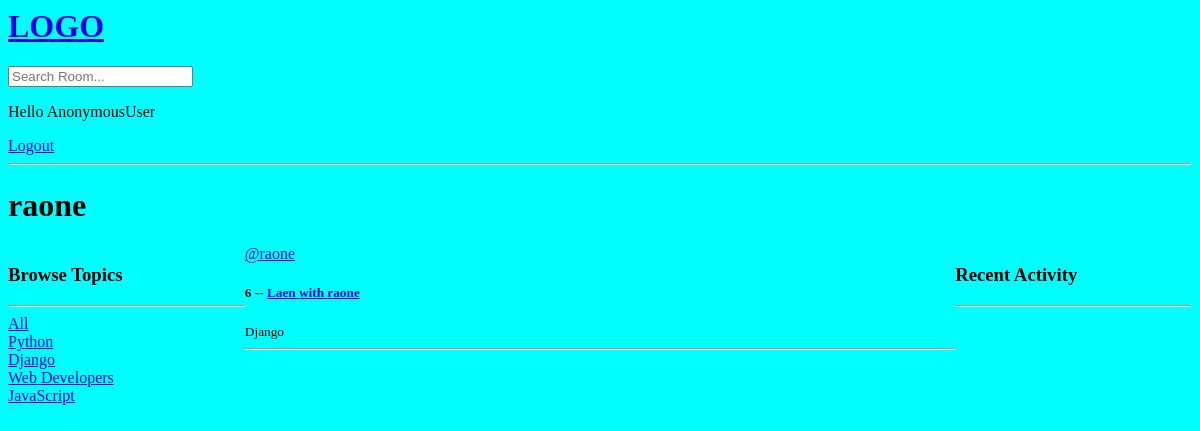
/profile/3/, run on an earlier commit of the app's database.
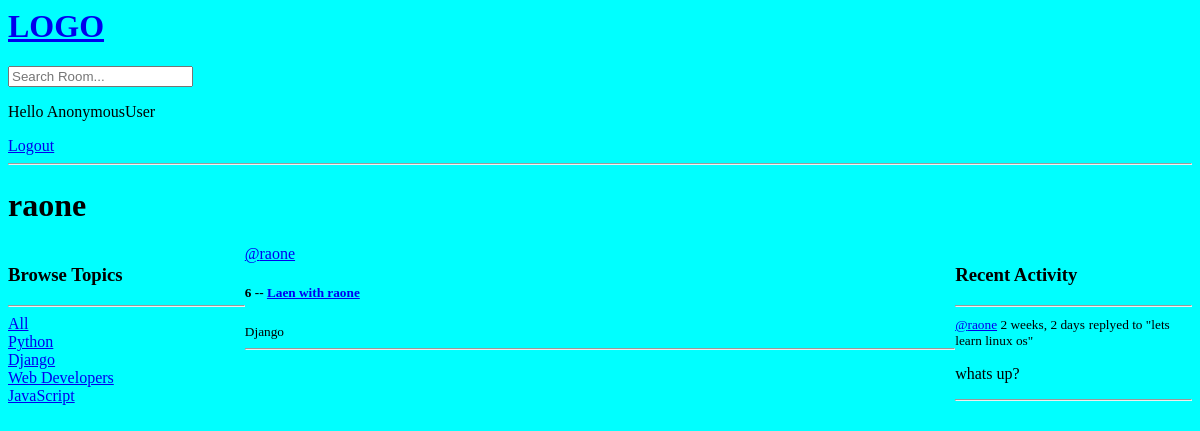
And on a later commit of the database.
### base/models.py (models this page shows, shortened)
class Topic(models.Model):
    name = models.CharField(max_length=200)

class Room(models.Model):
    host = models.ForeignKey(User, on_delete=models.SET_NULL, null=True)
    topic = models.ForeignKey(Topic, on_delete=models.SET_NULL, null=True)
    name = models.CharField(max_length=200)
    description = models.TextField(null=True, blank=True)
    participants = models.ManyToManyField(User, related_name='participants', blank=True)
    updated = models.DateTimeField(auto_now=True)
    created = models.DateTimeField(auto_now_add=True)
    class Meta:
        ordering = ['-updated', '-created']
    def __str__(self):
        return self.name

class Message(models.Model):
    user = models.ForeignKey(User, on_delete=models.CASCADE)
    room = models.ForeignKey(Room, on_delete=models.CASCADE)
    body = models.TextField()
    updated = models.DateTimeField(auto_now=True)
    created = models.DateTimeField(auto_now_add=True)
    class Meta:
        ordering = ['-updated', '-created']
    def __str__(self):
        return self.body[0:50]

### base/views.py (the view)
# urls.py: path('profile/<str:pk>/', views.userProfile, name='user-profile'),
def userProfile(request, pk):
    user = User.objects.get(id=pk)
    rooms = user.room_set.all()
    room_messages = user.message_set.all()
    topics = Topic.objects.all()
    context = {'user':user, 'rooms':rooms, 'room_messages':room_messages, 'topics':topics}
    return render(request, 'base/profile.html', context)

### base/templates/base/profile.html (shortened to what this page needs)
{% extends 'main.html' %}
{% block content %}
<h1>{{user.username}}</h1>
<div class="profile-container">
    <div>
        {% include 'base/topic_component.html' %}
    </div>
    <div>
        {% include 'base/feed_component.html' %}
    </div>
    <div>
        {% include 'base/activity_component.html' %}
    </div>
</div>
{% endblock content %}

### base/templates/base/topic_component.html
<h3>Browse Topics</h3>
<hr>
<div>
    <a href="{% url 'home' %}">All</a>
</div>
{% for topic in topics %}
<div>
    <a href="{% url 'home' %}?q={{topic.name}}">{{topic.name}}</a>
</div>
{% endfor %}

### base/templates/base/feed_component.html (shortened to what this page needs)
<div>
    {% for room in rooms %}
    <div>
        <a href="{% url 'user-profile' room.host.id %}">@{{ room.host.username }}</a>
        <h5>{{room.id}} -- <a href="{% url 'room' room.id %}">{{room.name}}</a></h5>
        <small>{{ room.topic.name }}</small>
        <hr>
    </div>
    {% endfor %}
</div>

### base/templates/base/activity_component.html (shortened to what this page needs)
<h3>Recent Activity</h3>
<hr>
{% for message in room_messages %}
<div>
    <small><a href="{% url 'user-profile' message.user.id %}">@{{message.user}}</a>
        {{message.created|timesince}}</small>
    <small>replyed to "{{message.room}}"</small>
    <p>{{message}}</p>
    <hr>
</div>
{% endfor %}

What changed in the data, as far as the page shows it:
added Message: user "raone", created "2 weeks, 2 days", room "lets learn linux os", body "whats up?"
